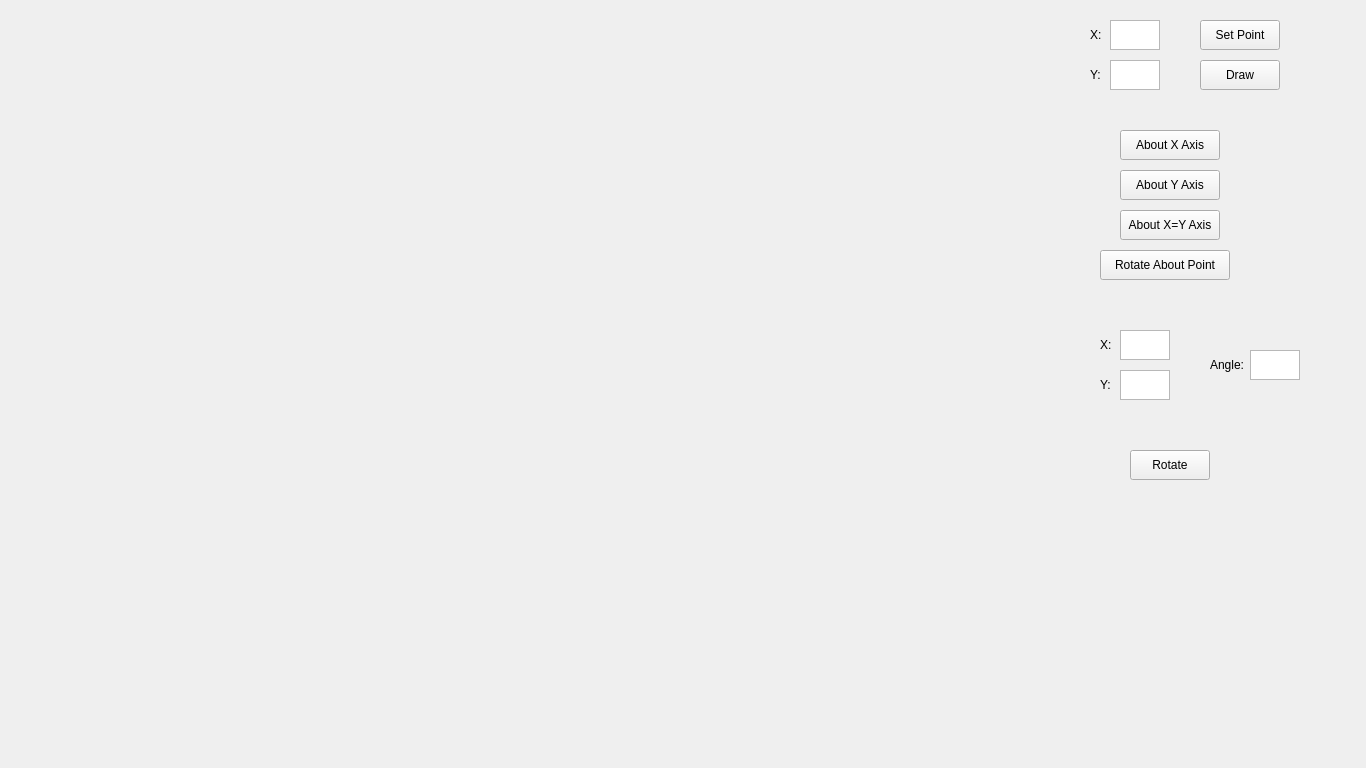
<?xml version="1.0" encoding="UTF-8"?>
<ui version="4.0">
 <class>MainWindow</class>
 <widget class="QMainWindow" name="MainWindow">
  <property name="geometry">
   <rect>
    <x>0</x>
    <y>0</y>
    <width>1366</width>
    <height>768</height>
   </rect>
  </property>
  <property name="windowTitle">
   <string>MainWindow</string>
  </property>
  <widget class="QWidget" name="centralWidget">
   <widget class="QLabel" name="drawingArea">
    <property name="geometry">
     <rect>
      <x>0</x>
      <y>0</y>
      <width>1050</width>
      <height>768</height>
     </rect>
    </property>
    <property name="text">
     <string/>
    </property>
   </widget>
   <widget class="QLabel" name="label_2">
    <property name="geometry">
     <rect>
      <x>1090</x>
      <y>20</y>
      <width>15</width>
      <height>30</height>
     </rect>
    </property>
    <property name="text">
     <string>X:</string>
    </property>
   </widget>
   <widget class="QLabel" name="label_3">
    <property name="geometry">
     <rect>
      <x>1090</x>
      <y>60</y>
      <width>15</width>
      <height>30</height>
     </rect>
    </property>
    <property name="text">
     <string>Y:</string>
    </property>
   </widget>
   <widget class="QPlainTextEdit" name="cordinateX">
    <property name="geometry">
     <rect>
      <x>1110</x>
      <y>20</y>
      <width>50</width>
      <height>30</height>
     </rect>
    </property>
   </widget>
   <widget class="QPlainTextEdit" name="cordinateY">
    <property name="geometry">
     <rect>
      <x>1110</x>
      <y>60</y>
      <width>50</width>
      <height>30</height>
     </rect>
    </property>
   </widget>
   <widget class="QPushButton" name="mSetPointButton">
    <property name="geometry">
     <rect>
      <x>1200</x>
      <y>20</y>
      <width>80</width>
      <height>30</height>
     </rect>
    </property>
    <property name="text">
     <string>Set Point</string>
    </property>
   </widget>
   <widget class="QPushButton" name="mXRelfectButton">
    <property name="geometry">
     <rect>
      <x>1120</x>
      <y>130</y>
      <width>100</width>
      <height>30</height>
     </rect>
    </property>
    <property name="text">
     <string>About X Axis</string>
    </property>
   </widget>
   <widget class="QPushButton" name="mYReflectButton">
    <property name="geometry">
     <rect>
      <x>1120</x>
      <y>170</y>
      <width>100</width>
      <height>30</height>
     </rect>
    </property>
    <property name="text">
     <string>About Y Axis</string>
    </property>
   </widget>
   <widget class="QPushButton" name="mXYReflectButton">
    <property name="geometry">
     <rect>
      <x>1120</x>
      <y>210</y>
      <width>100</width>
      <height>30</height>
     </rect>
    </property>
    <property name="text">
     <string>About X=Y Axis</string>
    </property>
   </widget>
   <widget class="QPushButton" name="mRotateFunctionButton">
    <property name="geometry">
     <rect>
      <x>1100</x>
      <y>250</y>
      <width>130</width>
      <height>30</height>
     </rect>
    </property>
    <property name="text">
     <string>Rotate About Point</string>
    </property>
   </widget>
   <widget class="QPushButton" name="mRotateButton">
    <property name="geometry">
     <rect>
      <x>1130</x>
      <y>450</y>
      <width>80</width>
      <height>30</height>
     </rect>
    </property>
    <property name="text">
     <string>Rotate</string>
    </property>
   </widget>
   <widget class="QPlainTextEdit" name="arbitaryY">
    <property name="geometry">
     <rect>
      <x>1120</x>
      <y>370</y>
      <width>50</width>
      <height>30</height>
     </rect>
    </property>
   </widget>
   <widget class="QPlainTextEdit" name="arbitaryX">
    <property name="geometry">
     <rect>
      <x>1120</x>
      <y>330</y>
      <width>50</width>
      <height>30</height>
     </rect>
    </property>
   </widget>
   <widget class="QLabel" name="label_4">
    <property name="geometry">
     <rect>
      <x>1100</x>
      <y>330</y>
      <width>15</width>
      <height>30</height>
     </rect>
    </property>
    <property name="text">
     <string>X:</string>
    </property>
   </widget>
   <widget class="QLabel" name="label_5">
    <property name="geometry">
     <rect>
      <x>1100</x>
      <y>370</y>
      <width>15</width>
      <height>30</height>
     </rect>
    </property>
    <property name="text">
     <string>Y:</string>
    </property>
   </widget>
   <widget class="QLabel" name="label_6">
    <property name="geometry">
     <rect>
      <x>1210</x>
      <y>350</y>
      <width>40</width>
      <height>30</height>
     </rect>
    </property>
    <property name="text">
     <string>Angle:</string>
    </property>
   </widget>
   <widget class="QPlainTextEdit" name="angleEditText">
    <property name="geometry">
     <rect>
      <x>1250</x>
      <y>350</y>
      <width>50</width>
      <height>30</height>
     </rect>
    </property>
   </widget>
   <widget class="QPushButton" name="mDrawButton">
    <property name="geometry">
     <rect>
      <x>1200</x>
      <y>60</y>
      <width>80</width>
      <height>30</height>
     </rect>
    </property>
    <property name="text">
     <string>Draw</string>
    </property>
   </widget>
  </widget>
 </widget>
 <layoutdefault spacing="6" margin="11"/>
 <resources/>
 <connections/>
</ui>
